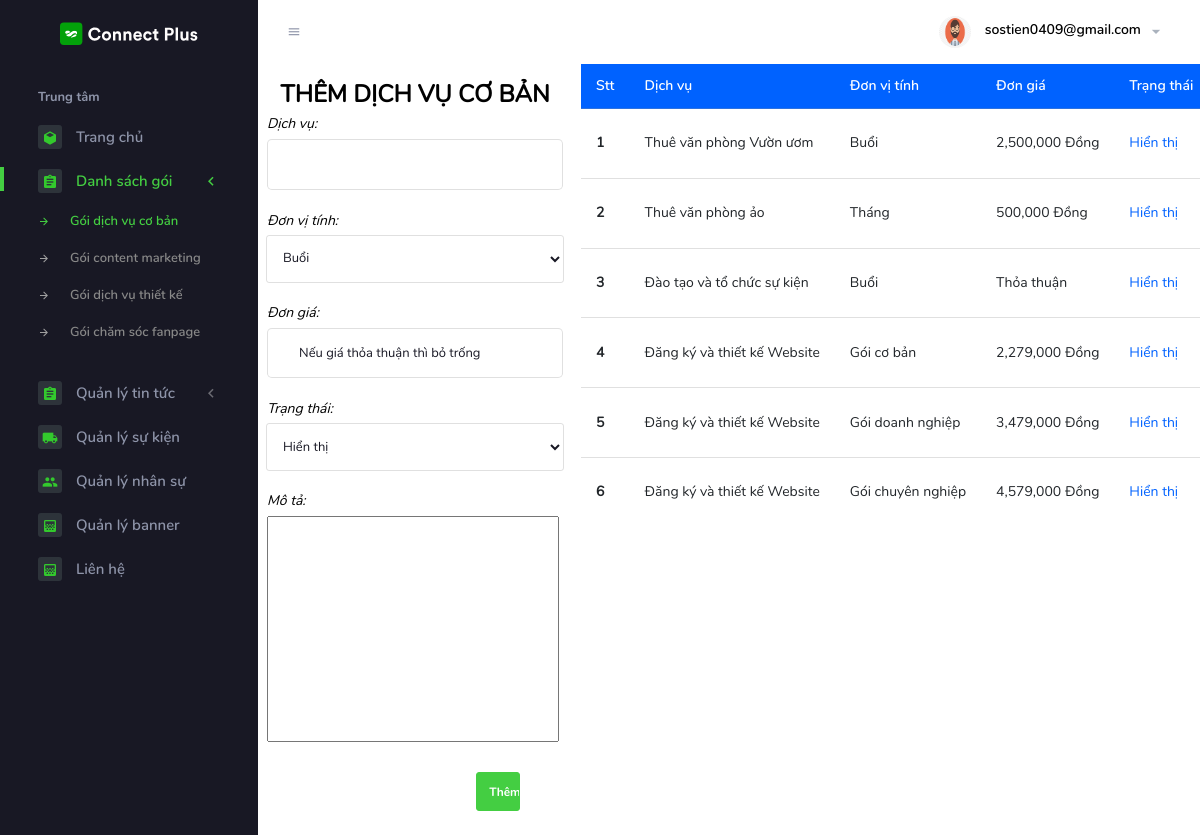
Page /admin/basicservices/basicservices.php (signed in) on the committed database.
### tables this page shows
CREATE TABLE `basicservices` (
  `id` int(11) NOT NULL,
  `name` text NOT NULL,
  `unit` int(11) NOT NULL,
  `status` int(11) NOT NULL,
  `price` int(11) DEFAULT NULL,
  `des` text NOT NULL
);

### admin/basicservices/basicservices.php (the view, shortened to what this page needs)
<?php
include_once("../Template/header.php");
include_once("../Template/nav.php");
include_once("../Template/side.php");
include_once("../../connect.php");
?>
<div class="container">
    <div class="row">
        <div class="col-lg-4">
            <?php
            if (isset($_GET['action']) == 'sua') {
                $id = $_GET['id'];
                $sql_select_BS = "SELECT * FROM basicservices WHERE id = ?";
                $stmt = $conn->prepare($sql_select_BS);
                $stmt->bind_param("i", $id);
                $stmt->execute();
                $result = $stmt->get_result();
                if ($row = $result->fetch_assoc()) {
            ?>
            <h2 class="text-black text-uppercase text-center mt-3">Sửa dịch vụ cơ bản</h2>
            <form action="./handleBS.php" method="post">
                <input type="hidden" name="id" id="" value="<?php echo $row['id'] ?>">
                <div class="form-group">
                    <label for="" class="text-black font-italic">Dịch vụ:</label>
                    <input type="text" name="name" class="form-control form-control-lg"
                        value="<?php echo $row["name"] ?>" required>
                </div>
                <div class="form-group">
                    <label for="" class="text-black font-italic">Đơn vị tính:</label>
                    <select name="unit" id="" class="form-control">
                        <option value="0" <?php echo ($row['unit'] == 0) ? 'selected' : ''; ?>>Buổi</option>
                        <option value="1" <?php echo ($row['unit'] == 1) ? 'selected' : ''; ?>>Tháng</option>
                        <option value="2" <?php echo ($row['unit'] == 2) ? 'selected' : ''; ?>>Gói cơ bản</option>
                        <option value="3" <?php echo ($row['unit'] == 3) ? 'selected' : ''; ?>>Gói doanh nghiệp</option>
                        <option value="4" <?php echo ($row['unit'] == 4) ? 'selected' : ''; ?>>Gói chuyên nghiệp
                        </option>
                    </select>
                </div>
                <div class="form-group">
                    <label for="" class="text-black font-italic">Đơn giá:</label>
                    <input type="number" name="price" class="form-control form-control-lg" min="1000" maxlength="10"
                        value="<?php echo $row["price"] ?>" placeholder="Nếu giá thỏa thuận thì bỏ trống">
                </div>
                <div class="form-group">
                    <label for="" class="text-black font-italic">Trạng thái:</label>
                    <select name="status" id="" class="form-control">
                        <option value="0" <?php echo ($row['status'] == 0) ? 'selected' : ''; ?>>Không hiển thị</option>
                        <option value="1" <?php echo ($row['status'] == 1) ? 'selected' : ''; ?>>Hiển thị</option>
                    </select>
                </div>
                <div class="form-group">
                    <label for="" class="text-black font-italic">Mô tả:</label>
                    <textarea name="des" id="textarea1" cols="30" rows="10"><?php echo $row['des'] ?></textarea>
                </div>
                <div class="row">
                    <div class="col-md-4"></div>
                    <div class="col-md-4"></div>
                    <div class="col-md-4">
                        <div class="form-group">
                            <input type="submit" name="updateBS" value="Sửa" class="btn btn-success w-50">
                        </div>
                    </div>
                </div>
            </form>
            <?php
                }
            } else {
                ?>
            <h2 class="text-black text-uppercase text-center mt-3">Thêm dịch vụ cơ bản</h2>
            <form action="./handleBS.php" method="post">
                <div class="form-group">
                    <label for="" class="text-black font-italic">Dịch vụ:</label>
                    <input type="text" name="name" class="form-control form-control-lg" required>
                </div>
                <div class="form-group">
                    <label for="" class="text-black font-italic">Đơn vị tính:</label>
                    <select name="unit" id="" class="form-control">
                        <option value="0" selected>Buổi</option>
                    </select>
                </div>
                <div class="form-group">
                    <label for="" class="text-black font-italic">Đơn giá:</label>
                    <input type="number" name="price" class="form-control form-control-lg" min="1000" maxlength="10"
                        placeholder="Nếu giá thỏa thuận thì bỏ trống">
                </div>
                <div class="form-group">
                    <label for="" class="text-black font-italic">Trạng thái:</label>
                    <select name="status" id="" class="form-control">
                        <option value="1" selected>Hiển thị</option>
                    </select>
                </div>
                <div class="form-group">
                    <label for="" class="text-black font-italic">Mô tả:</label>
                    <textarea name="des" id="textarea1" cols="30" rows="10"></textarea>
                </div>
                <div class="row">
                    <div class="col-md-4"></div>
                    <div class="col-md-4"></div>
                    <div class="col-md-4">
                        <div class="form-group">
                            <input type="submit" name="addBS" value="Thêm" class="btn btn-success w-50">
                        </div>
                    </div>
                </div>
            </form>
            <?php
            }
            ?>
        </div>
        <div class="col-lg-7">
            <?php
            $sql_select_bs = "SELECT * FROM basicservices";
            $stmt = $conn->prepare($sql_select_bs);
            $stmt->execute();
            $result = $stmt->get_result();
            ?>
            <table class="table">
                <thead>
                    <tr class="mt-5 bg-primary text-white">
                        <th scope="col">Stt</th>
                        <th scope="col">Dịch vụ</th>
                        <th scope="col">Đơn vị tính</th>
                        <th scope="col">Đơn giá</th>
                        <th scope="col">Trạng thái</th>
                    </tr>
                </thead>
                <tbody>
                    <?php
                    $i = 0;
                    while ($row = $result->fetch_assoc()) {
                        $i++;
                    ?>
                    <tr>
                        <th scope="row"><?php echo $i ?></th>
                        <td><?php echo $row['name'] ?></td>
                        <td>
                            <?php
                                switch ($row['unit']) {
                                    case '0':
                                        echo "Buổi";
                                        break;
                                    case "1":
                                        echo "Tháng";
                                        break;
                                    case "2":
                                        echo "Gói cơ bản";
                                        break;
                                    case "3":
                                        echo "Gói doanh nghiệp";
                                        break;
                                    case "4":
                                        echo "Gói chuyên nghiệp";
                                        break;
                                }
                                ?>
                        </td>
                        <td>
                            <?php
                                if ($row["price"] == null) {
                                    echo "Thỏa thuận";
                                } else {
                                    echo number_format($row["price"]) . " Đồng";
                                }
                                ?>
                        </td>
                        <td>
                            <?php
                                if ($row['status'] == 1) {
                                    echo '<span class="text text-primary">Hiển thị</span>';
                                } elseif ($row['status'] == 0) {
                                    echo '<span class="text text-danger">Không hiển thị</span>';
                                }
                                ?>
                        </td>
                    </tr>
                    <?php
                    }
                    ?>
                </tbody>
            </table>
        </div>
    </div>
</div>
<?php
include_once("../Template/footer.php");
?>

### admin/Template/header.php (shortened to what this page needs)
<!DOCTYPE html>
<html lang="en">
<head>
    <link rel="stylesheet" href="../assets/vendors/mdi/css/materialdesignicons.min.css">
    <link rel="stylesheet" href="../assets/vendors/flag-icon-css/css/flag-icon.min.css">
    <link rel="stylesheet" href="../assets/vendors/css/vendor.bundle.base.css">
    <link rel="stylesheet" href="../assets/vendors/font-awesome/css/font-awesome.min.css" />
    <link rel="stylesheet" href="../assets/vendors/bootstrap-datepicker/bootstrap-datepicker.min.css">
    <link rel="stylesheet" href="../assets/css/style.css">
    <link rel="stylesheet" href="../assets/css/dataTable.min.css">
</head>
<body>

### admin/Template/nav.php (shortened to what this page needs)
<div class="container-scroller">
    <nav class="navbar default-layout-navbar col-lg-12 col-12 p-0 fixed-top d-flex flex-row">
        <div class="text-center navbar-brand-wrapper d-flex align-items-center justify-content-center">
            <a class="navbar-brand brand-logo" href="/admin/Dashboard.php"><img src="/admin/assets/images/logo.svg"
                    alt="logo" /></a>
        </div>
        <div class="navbar-menu-wrapper d-flex align-items-stretch">
            <button class="navbar-toggler navbar-toggler align-self-center" type="button" data-toggle="minimize">
                <span class="mdi mdi-menu"></span>
            </button>
            <ul class="navbar-nav navbar-nav-right">
                <li class="nav-item nav-profile dropdown">
                    <a class="nav-link dropdown-toggle" id="profileDropdown" href="#" data-toggle="dropdown"
                        aria-expanded="false">
                        <div class="nav-profile-img">
                            <img src="/admin/assets/images/faces/face.png" alt="image">
                        </div>
                        <div class="nav-profile-text">
                            <p class="mb-1 text-black">
                                <?php
                                if (isset($_SESSION['admin'])) {
                                    echo $_SESSION['admin'];
                                } else if (isset($_SESSION['business'])) {
                                    echo $_SESSION['business'];
                                }
                                ?>
                            </p>
                        </div>
                    </a>
                </li>
            </ul>
        </div>
    </nav>

### admin/Template/side.php (shortened to what this page needs)
<div class="container-fluid page-body-wrapper">
    <nav class="sidebar sidebar-offcanvas" id="sidebar">
        <ul class="nav">
            <li class="nav-item nav-category">Trung tâm</li>
            <li class="nav-item">
                <a class="nav-link" href="/admin/Dashboard.php">
                    <span class="icon-bg"><i class="mdi mdi-cube menu-icon"></i></span>
                    <span class="menu-title">Trang chủ</span>
                </a>
            </li>
            <li class="nav-item">
                <a class="nav-link" data-toggle="collapse" href="#ui-basic" aria-expanded="false" aria-controls="ui-basic">
                    <span class="icon-bg"><i class="mdi mdi-clipboard-text menu-icon"></i></span>
                    <span class="menu-title">Danh sách gói</span>
                    <i class="menu-arrow"></i>
                </a>
                <div class="collapse" id="ui-basic">
                    <ul class="nav flex-column sub-menu">
                        <li class="nav-item"> <a class="nav-link" href="/admin/basicservices/basicservices.php">Gói dịch
                                vụ cơ bản </a>
                        </li>
                        <li class="nav-item"> <a class="nav-link" href="/admin/contentmarketings/contentmarketings.php">Gói content marketing</a>
                        </li>
                        <li class="nav-item"> <a class="nav-link" href="/admin/designservices/designservices.php">Gói
                                dịch vụ thiết
                                kế</a></li>
                        <li class="nav-item"> <a class="nav-link" href="/admin/fanpageservices/fanpageservices.php">Gói
                                chăm sóc
                                fanpage</a></li>
                    </ul>
                </div>
            </li>
            <li class="nav-item">
                <a class="nav-link" data-toggle="collapse" href="#ui-basics" aria-expanded="false" aria-controls="ui-basic">
                    <span class="icon-bg"><i class="mdi mdi-clipboard-text menu-icon"></i></span>
                    <span class="menu-title">Quản lý tin tức</span>
                    <i class="menu-arrow"></i>
                </a>
            </li>
            <li class="nav-item">
                <a class="nav-link" href="/admin/events/Event.php">
                    <span class="icon-bg"><i class="mdi mdi-truck menu-icon"></i></span>
                    <span class="menu-title">Quản lý sự kiện</span>
                </a>
            </li>
            <li class="nav-item">
                <a class="nav-link" href="/admin/personnels/personnels.php">
                    <span class="icon-bg"><i class="mdi mdi-account-multiple menu-icon"></i></span>
                    <span class="menu-title">Quản lý nhân sự</span>
                </a>
            </li>
            <li class="nav-item">
                <a class="nav-link" href="/admin/banners/banners.php">
                    <span class="icon-bg"><i class="mdi mdi-gradient menu-icon"></i></span>
                    <span class="menu-title">Quản lý banner</span>
                </a>
            </li>
            <li class="nav-item">
                <a class="nav-link" href="/admin/contacts/contacts.php">
                    <span class="icon-bg"><i class="mdi mdi-gradient menu-icon"></i></span>
                    <span class="menu-title">Liên hệ</span>
                </a>
            </li>
        </ul>
    </nav>

### admin/Template/footer.php (shortened to what this page needs)
</div>
</body>
</html>

### rows in the picture
basicservices: name "Thuê văn phòng Vườn ươm", unit "Buổi", price "2,500,000", status "Hiển thị"
basicservices: name "Thuê văn phòng ảo", unit "Tháng", price "500,000", status "Hiển thị"
basicservices: name "Đào tạo và tổ chức sự kiện", unit "Buổi", shows "Thỏa thuận", status "Hiển thị"
basicservices: name "Đăng ký và thiết kế Website", unit "Gói cơ bản", price "2,279,000", status "Hiển thị"
basicservices: name "Đăng ký và thiết kế Website", unit "Gói doanh nghiệp", price "3,479,000", status "Hiển thị"
basicservices: name "Đăng ký và thiết kế Website", unit "Gói chuyên nghiệp", price "4,579,000", status "Hiển thị"

### other values in the picture
$_SESSION['admin'] "sostien0409@gmail.com"
